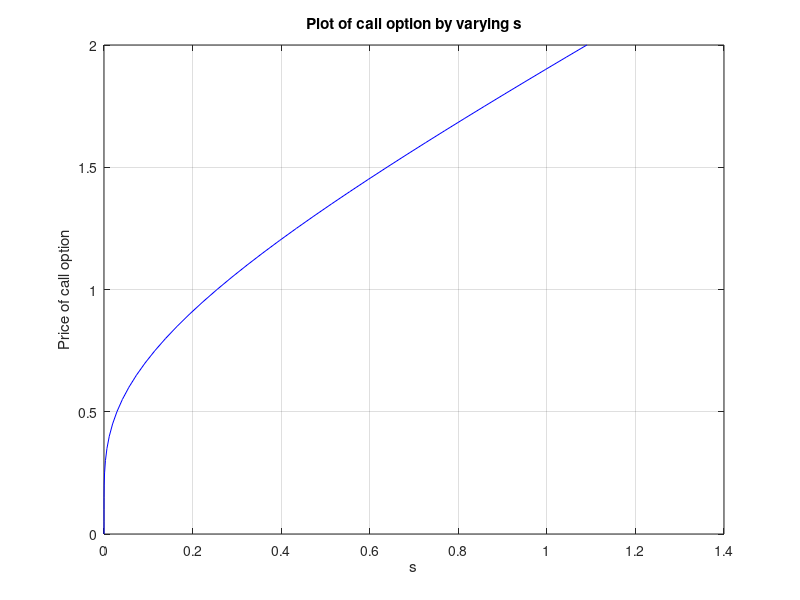
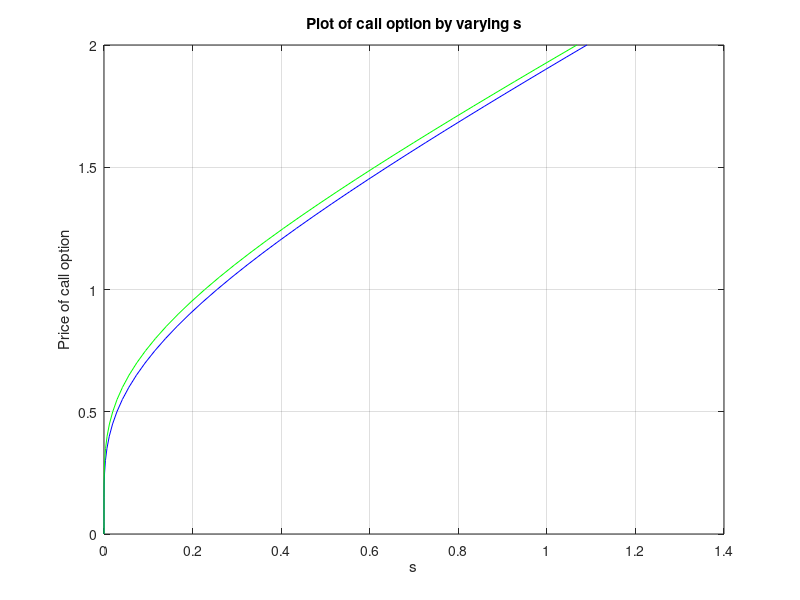
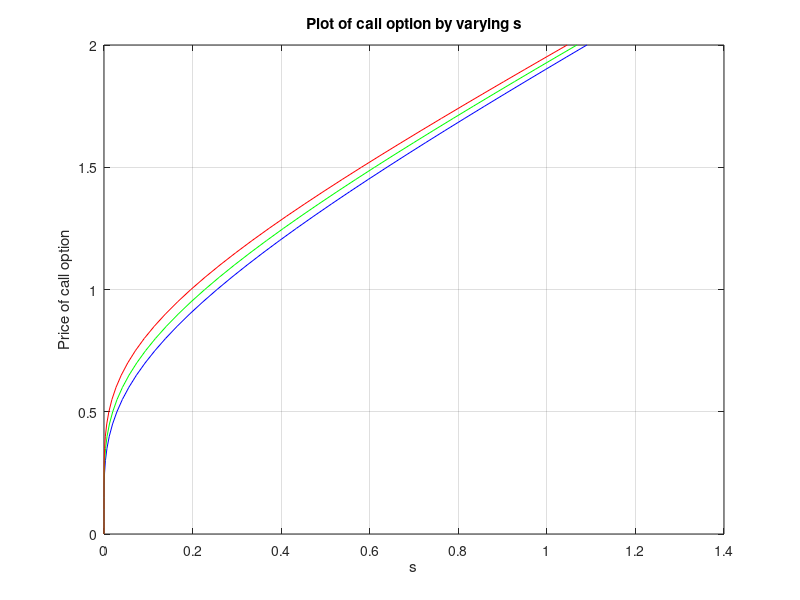
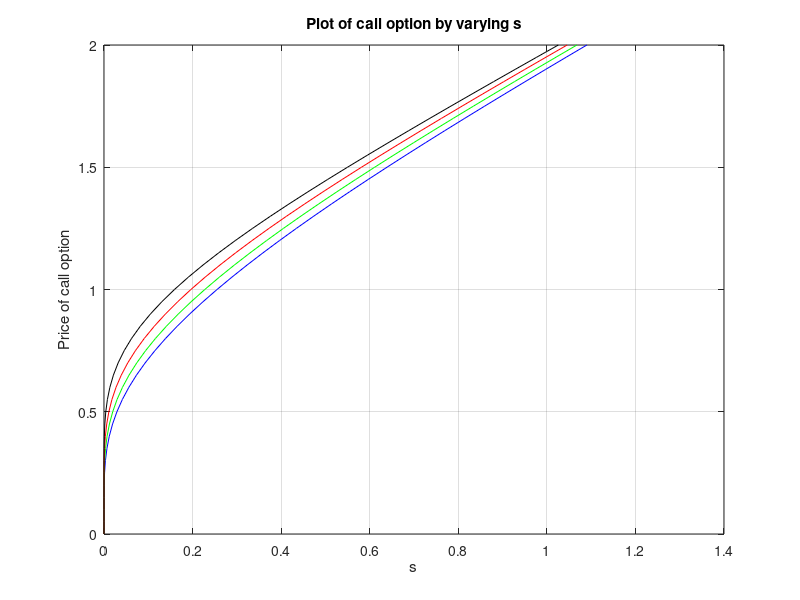

The MATLAB source for these figures, in order: (Note: this script raises an error after producing the figures.)
function[]=BSM_2()
    clc;
    BSM_call(1);
    BSM_put(1);
    BSM_call(2);
    
end
function[]=BSM_call(a)
    T=1;K=1;r=0.05;sigma=0.6;
    t=[0:0.2:1];
    s=[0:0.05:2];
    if a==1
        figure();
        for i=1:length(t)
             for j=1:length(s)
               calls(j)=call(T,K,r,sigma,t(i),s(j));
             end
             graphical_call(calls,s,t(i),i);
        end
        legend('t=0','t=0.2','t=0.4','t=0.6','t=0.8','t=1')
    end
    if a==2
        for i=1:length(t)
             for j=1:length(s)
               calls(i,j)=call(T,K,r,sigma,t(i),s(j));
               m=calls(i,j);
               puts(i,j)=put(T,K,r,sigma,t(i),s(j),m);
             end
        end
        graphical_call3d(calls,s,t);
        graphical_put3d(puts,s,t);
    end
end

function[]=BSM_put(a)
    T=1;K=1;r=0.05;sigma=0.6;
    t=[0:0.2:1];
    s=[0:0.05:2];
    if a==1
         figure();
         for i=1:length(t)
             for j=1:length(s)
                 m=call(T,K,r,sigma,t(i),s(j));
                 puts(j)=put(T,K,r,sigma,t(i),s(j),m);
             end
            graphical_put(puts,s,t(i),i);
         end
        legend('t=0','t=0.2','t=0.4','t=0.6','t=0.8','t=1')
    end
end

function[root]=call(T,K,r,sigma,t,s)
    d1=1/(sigma*sqrt(T-t))*(log(s/K)+(r+0.5*sigma*sigma)*(T-t));
    d2=1/(sigma*sqrt(T-t))*(log(s/K)+(r-0.5*sigma*sigma)*(T-t));
    root=normcdf(d1)*s-normcdf(d2)*K*exp(-r*(T-t));
    
end

function[root]=put(T,K,r,sigma,t,s,m)
    root=K*exp(-r*(T-t))-s+m;
end

function[]=graphical_put(put,s,t,i)
    xx=['b','g','r','k','c','m'];
    plot(put,s,xx(i));
    grid on
    title1=['Plot of put option by varying s'];
    title(sprintf('%s',title1));
    xlabel('s');ylabel('Price of put option');
    saveas(gcf,title1, 'png');
    hold all
end

function[]=graphical_call3d(call,s,t)
    figure();
    stem3(s,t,call);
    grid on
    title1=['Plot of call option by varying s and 3d plotting' ];
    title(sprintf('%s',title1));
    xlabel('s');ylabel('t');zlabel('Plot of call option');
    saveas(gcf,title1, 'png');
end


function[]=graphical_put3d(put,s,t)
    figure();
    stem3(s,t,put)
    grid on
    title1=['Plot of put option by varying s and 3d plotting' ];
    title(sprintf('%s',title1));
    xlabel('s');zlabel('Price of put option');ylabel('t');
    saveas(gcf,title1, 'png');
end

function[]=graphical_call(call,s,t,i)
    %figure();
    xx=['b','g','r','k','c','m'];
    plot(call,s,xx(i));
    grid on
    title1=['Plot of call option by varying s' ];
    title(sprintf('%s',title1));
    xlabel('s');ylabel('Price of call option');
    saveas(gcf,title1, 'png');
    hold all
end
    